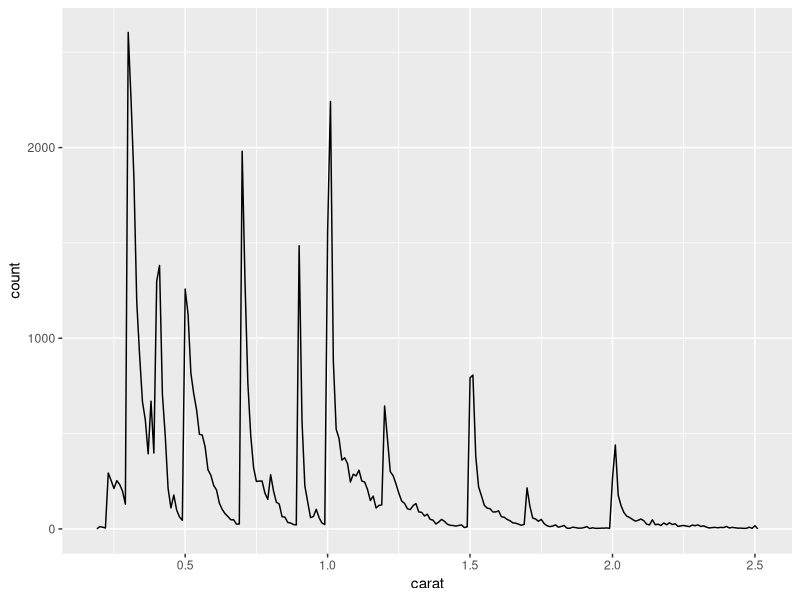
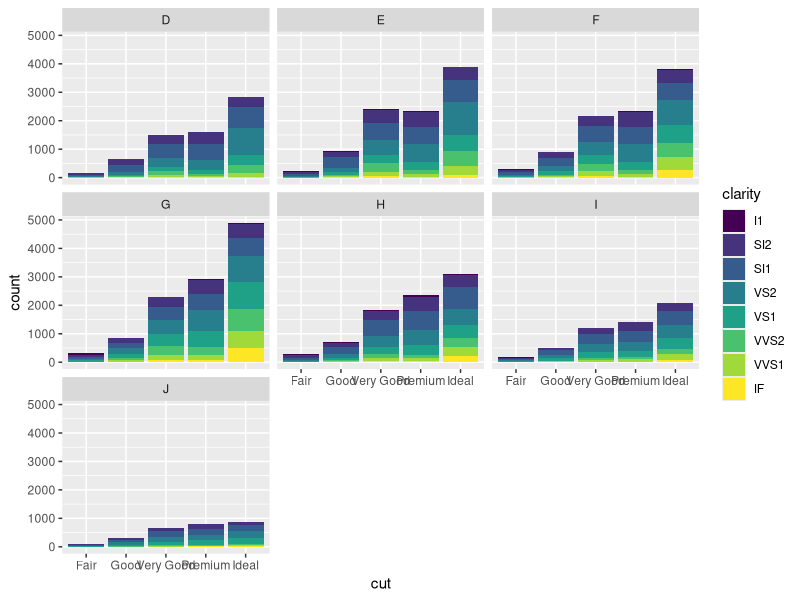

Write the R code that produced these figures, in order.
## ---- chunk 1
library(ggplot2)
library(dplyr)

smaller <- diamonds %>% 
  filter(carat <= 2.5)
## ---- chunk 2
smaller %>% 
  ggplot(aes(carat)) + 
  geom_freqpoly(binwidth = 0.01)
## ---- chunk 3
smaller %>% 
  ggplot(mapping = aes(x = cut)) + 
  geom_bar(mapping = aes(fill = clarity)) +
  facet_wrap(~ color)
